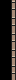

This game map was drawn from its Tiled (.tmx) file and the tilesets committed beside it. A one-line description and the full map source follow:
An orthogonal 1x5 tile map with 16x16 px tiles, 1 tile layer (Tile Layer 1).

<map version="1.9" tiledversion="1.9.1" orientation="orthogonal" renderorder="right-down" width="1" height="5" tilewidth="16" tileheight="16" infinite="0" nextlayerid="2" nextobjectid="1">
 <tileset firstgid="1" source="../0x72_DungeonTilesetII_v1.4.tsx" />
 <layer id="1" name="Tile Layer 1" width="1" height="5">
  <data encoding="csv">
257,
257,
257,
257,
257
</data>
 </layer>
</map>
